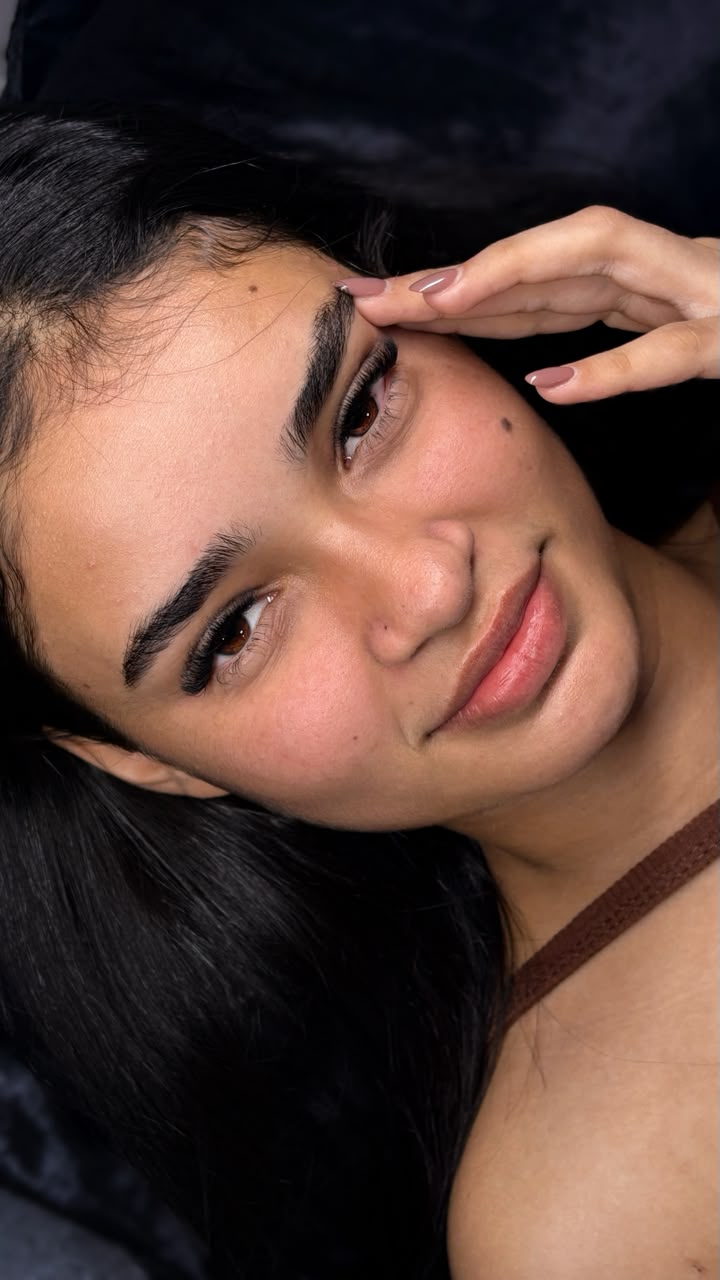
#> input picture src/assets/gallery/gallery-1.jpg, 720 x 1280 px; its folder holds 4 pictures in this run
$ python optimize-testimonial-avatars.py
#> lines starting #> are read from the running program, lines starting #| are printed output that depends on the picture
"""Generate 144px WebP avatars for 48px display at up to 3x density.

Requires Pillow. Run from the project root; original photos are only read.
The centered square crop matches the existing circular avatars.
"""

import hashlib
import json
from pathlib import Path

from PIL import Image, ImageOps

root = Path(__file__).resolve().parents[1]
destination = root / "src/assets/testimonials"
destination.mkdir(exist_ok=True)
report = []
for index in range(1, 4):
    source = root / f"src/assets/gallery/gallery-{index}.jpg"
    original_hash = hashlib.sha256(source.read_bytes()).hexdigest()
    with Image.open(source) as photo:
#> photo is the input picture: PIL image 720x1280 RGB; mean R, G, B 94.4, 67.7, 58.9
        image = ImageOps.exif_transpose(photo).convert("RGB")
    size = min(144, image.width, image.height)
#> size = 144
    avatar = ImageOps.fit(image, (size, size), method=Image.Resampling.LANCZOS)
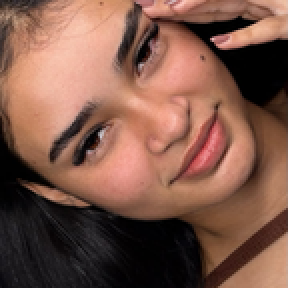
#> avatar: PIL image 144x144 RGB (shown 2 times larger); mean R, G, B 126.5, 87.7, 73.3
    output = destination / f"avatar-{index}.webp"
    avatar.save(output, "WEBP", quality=88, method=6)
    with Image.open(output) as check:
        check.load()
        assert check.format == "WEBP" and check.size == (size, size)
    assert hashlib.sha256(source.read_bytes()).hexdigest() == original_hash
    report.append({"original": source.relative_to(root).as_posix(),
                   "original_bytes": source.stat().st_size,
                   "original_sha256": original_hash,
                   "optimized": output.relative_to(root).as_posix(),
                   "bytes": output.stat().st_size, "width": size, "height": size})
#> pass 2 of the loop `for index in range(1, 4):`:
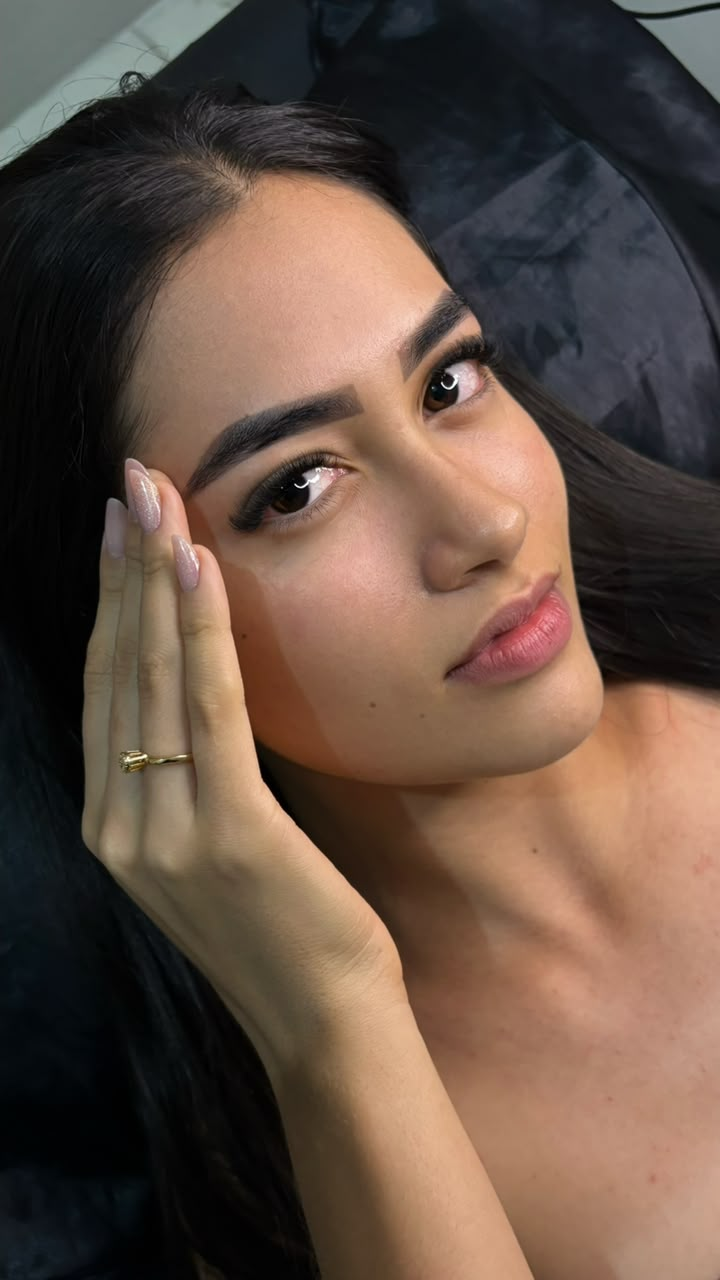
#> input picture src/assets/gallery/gallery-2.jpg, 720 x 1280 px
#> photo is the input picture: PIL image 720x1280 RGB; mean R, G, B 99.2, 79.3, 67.6
#> `avatar = ImageOps.fit(image, (size, size), method=Image.Resampling.LAN..`:
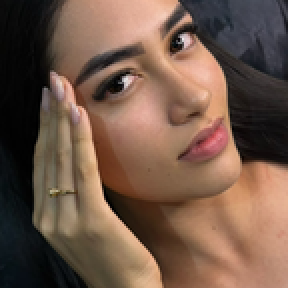
#> avatar: PIL image 144x144 RGB (shown 2 times larger); mean R, G, B 113.5, 87.5, 72.3
#> pass 3 of the loop `for index in range(1, 4):`:
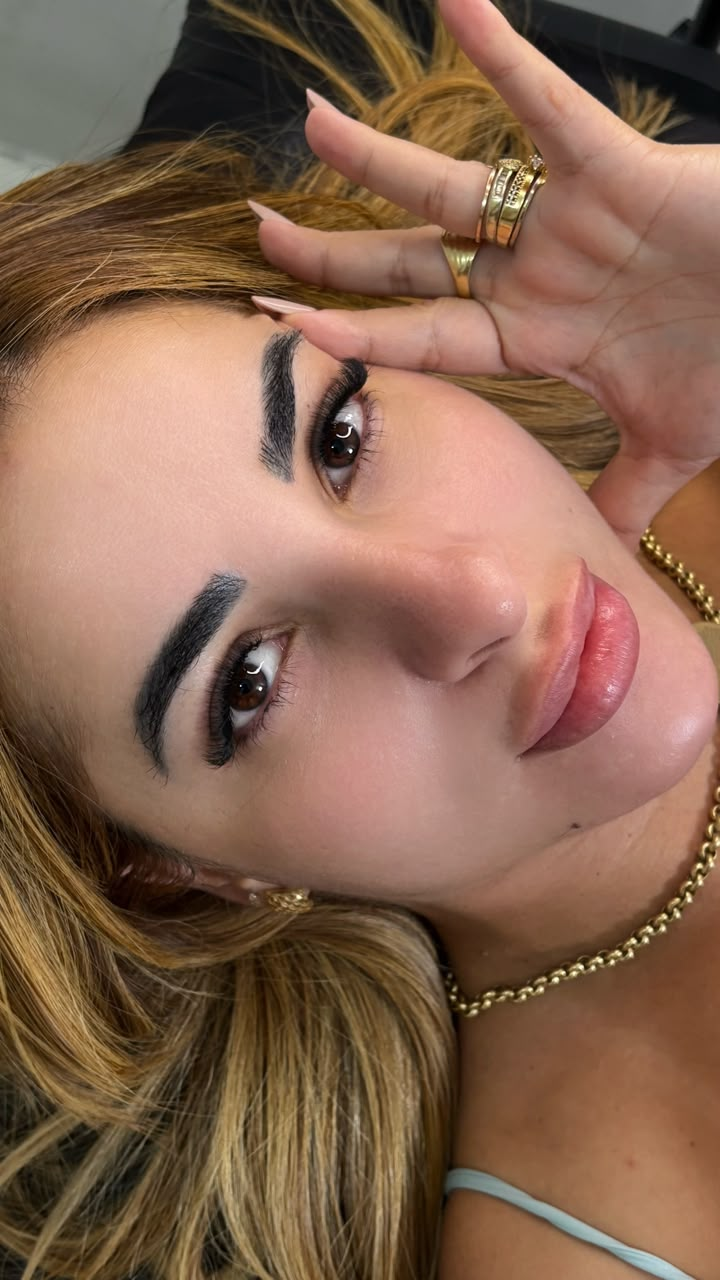
#> input picture src/assets/gallery/gallery-3.jpg, 720 x 1280 px
#> photo is the input picture: PIL image 720x1280 RGB; mean R, G, B 134.8, 100.8, 80.2
#> `avatar = ImageOps.fit(image, (size, size), method=Image.Resampling.LAN..`:
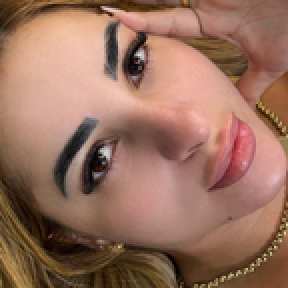
#> avatar: PIL image 144x144 RGB (shown 2 times larger); mean R, G, B 153.3, 112.3, 94.3
print(json.dumps(report, indent=2))
#> (printed output is left out)
